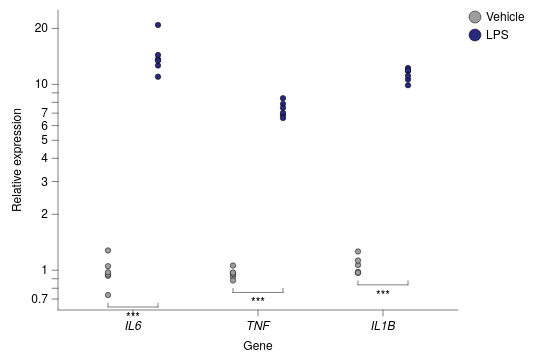

Write the Vega-Lite specification saved for this chart.
### Vega-Lite specification from a JSON file in a GitHub repository (floating-point values rounded to 4 significant figures)
{"background": null, "config": {"arc": {"fill": "#DBDBDB", "fillOpacity": 1.0, "innerRadius": 37.5, "padAngle": 0.03, "stroke": "black", "strokeOpacity": 1, "strokeWidth": 0.25}, "area": {"fill": "#DBDBDB", "fillOpacity": 1.0, "stroke": "black", "strokeOpacity": 1, "strokeWidth": 0.25}, "axis": {"domain": true, "domainCap": "round", "domainColor": "black", "domainWidth": 0.25, "grid": false, "gridCap": "round", "gridColor": "#F1F1F1", "gridDash": [0, 0], "gridOpacity": 1.0, "gridWidth": 0.25, "labelColor": "black", "labelFont": "Helvetica Neue, HelveticaNeue, Helvetica, Arial, sans-serif", "labelFontSize": 6, "labelFontStyle": "normal", "labelFontWeight": 400, "offset": 0, "ticks": true, "tickCap": "round", "tickColor": "black", "tickRound": false, "tickSize": 3.0, "tickWidth": 0.25, "titleColor": "black", "titleFont": "Helvetica Neue, HelveticaNeue, Helvetica, Arial, sans-serif", "titleFontSize": 6, "titleFontStyle": "normal", "titleFontWeight": 400}, "axisX": {"domain": true, "labelAlign": "center", "labelAngle": 0, "labels": true, "ticks": true, "translate": 0}, "axisY": {"domain": true, "labelAlign": "right", "labelAngle": 0, "labels": true, "ticks": true, "translate": 0}, "axisRight": {"domain": true, "labelAlign": "left", "labelAngle": 0, "labels": true, "ticks": true, "translate": 0}, "axisTop": {"domain": true, "labelAlign": "center", "labelAngle": 0, "labels": true, "ticks": true, "translate": 0}, "axisBand": {"tickOffset": 0}, "bar": {"fill": "#DBDBDB", "fillOpacity": 1.0, "stroke": "black", "strokeOpacity": 1, "strokeWidth": 0.25}, "boxplot": {"size": 13.5, "ticks": {"cornerRadius": 0.25, "fill": "black", "opacity": 1, "size": 6.75, "thickness": 0.25}, "box": {"fillOpacity": 1.0, "stroke": "black", "strokeOpacity": 1, "strokeWidth": 0.25}, "median": {"cornerRadius": 0, "fill": "black", "fillOpacity": 1.0, "opacity": 1, "size": 13.5, "thickness": 0.25}, "rule": {"fill": "black", "fillOpacity": 1.0, "size": 15.0, "stroke": "black", "strokeDash": [0, 0], "strokeOpacity": 1, "strokeWidth": 0.25}, "outliers": {"color": "black", "fill": "black", "fillOpacity": 1.0, "size": 0, "stroke": "black", "strokeOpacity": 1, "strokeWidth": 0.25}}, "circle": {"fill": "black", "fillOpacity": 1.0, "size": 1.875, "stroke": null, "strokeOpacity": 1, "strokeWidth": 0.25}, "errorband": {"band": {"fillOpacity": 0.6, "stroke": null, "strokeWidth": 0.25, "strokeOpacity": 1}, "borders": {"opacity": 0, "strokeOpacity": 1, "strokeWidth": 0.25}}, "errorbar": {"opacity": 1, "rule": {"strokeDash": [0, 0], "strokeWidth": 0.25}, "ticks": {"color": "black", "cornerRadius": 0.125, "opacity": 1, "size": 9.0, "thickness": 0.25}, "thickness": 0.25}, "font": "Helvetica Neue, HelveticaNeue, Helvetica, Arial, sans-serif", "geoshape": {"fill": "#DBDBDB", "fillOpacity": 1.0, "stroke": "black", "strokeOpacity": 1, "strokeWidth": 0.25}, "header": {"labelColor": "black", "labelFont": "Helvetica Neue, HelveticaNeue, Helvetica, Arial, sans-serif", "labelFontSize": 6, "labelFontStyle": "normal", "labelFontWeight": 400, "titleColor": "black", "titleFont": "Helvetica Neue, HelveticaNeue, Helvetica, Arial, sans-serif", "titleFontSize": 6, "titleFontStyle": "normal", "titleFontWeight": 400, "titlePadding": 0}, "legend": {"disable": false, "offset": 4.5, "titlePadding": 4, "labelOffset": 2, "gradientLabelOffset": 2, "columnPadding": 4, "rowPadding": 2, "gradientThickness": 5, "gradientOpacity": 1.0, "gradientStrokeColor": "black", "gradientStrokeWidth": 0.25, "labelColor": "black", "labelFont": "Helvetica Neue, HelveticaNeue, Helvetica, Arial, sans-serif", "labelFontSize": 6, "labelFontStyle": "normal", "labelFontWeight": 400, "strokeColor": "black", "strokeWidth": 0, "symbolSize": 36, "symbolStrokeColor": "black", "symbolStrokeWidth": 0.25, "titleColor": "black", "titleFont": "Helvetica Neue, HelveticaNeue, Helvetica, Arial, sans-serif", "titleFontSize": 6, "titleFontStyle": "normal", "titleFontWeight": 400}, "line": {"color": "black", "stroke": "black", "strokeCap": "butt", "strokeDash": [0, 0], "strokeOpacity": 1, "strokeWidth": 0.5}, "point": {"filled": true, "fill": "#DBDBDB", "fillOpacity": 1.0, "size": 7.5, "stroke": "black", "strokeOpacity": 1, "strokeWidth": 0.25}, "range": {"category": ["#9D9D9D", "#28287D", "#004225", "#47266F", "#00605D", "#DBDBDB", "#7983C1", "#6E927B", "#937FB4", "#699A97"], "diverging": {"scheme": ["#4F4265", "#6A5C82", "#85789D", "#A196B7", "#BDB5CE", "#D8D6DD", "#F6F6F6", "#CED8D7", "#9DBFBD", "#75A3A0", "#518683", "#326967", "#164D4B"]}, "heatmap": {"scheme": ["#440154", "#472270", "#433E82", "#38598C", "#2C728E", "#238A8D", "#24A086", "#39B578", "#5DC862", "#96D646", "#CAE02D", "#FDE724"]}, "ordinal": {"scheme": ["#F1F1F1", "#DBDBDB", "#C6C6C6", "#B2B2B2", "#9D9D9D", "#898989", "#767676", "#636363", "#515151", "#404040", "#2F2F2F", "#1F1F1F"]}, "ramp": {"scheme": ["#440154", "#472270", "#433E82", "#38598C", "#2C728E", "#238A8D", "#24A086", "#39B578", "#5DC862", "#96D646", "#CAE02D", "#FDE724"]}}, "rule": {"color": "black", "stroke": "black", "strokeCap": "round", "strokeDash": [2, 2], "strokeOpacity": 1, "strokeWidth": 0.25}, "scale": {"barBandPaddingInner": 0.1, "rectBandPaddingInner": 0, "tickBandPaddingInner": 0.1, "bandPaddingOuter": 0.1, "bandWithNestedOffsetPaddingInner": 0.2, "bandWithNestedOffsetPaddingOuter": 0.2, "offsetBandPaddingInner": 0, "offsetBandPaddingOuter": 0, "continuousPadding": 7.5, "round": false}, "rect": {"fill": "#DBDBDB", "fillOpacity": 1.0, "stroke": "black", "strokeOpacity": 1, "strokeWidth": 0.25}, "square": {"fill": "#DBDBDB", "fillOpacity": 1.0, "size": 15.0, "stroke": "black", "strokeOpacity": 1, "strokeWidth": 0.25}, "text": {"color": "black", "font": "Helvetica Neue, HelveticaNeue, Helvetica, Arial, sans-serif", "fontSize": 6, "fontStyle": "normal", "fontWeight": 400}, "tick": {"color": "black", "cornerRadius": 0.125, "opacity": 1.0, "size": 13.5, "thickness": 0.25}, "title": {"anchor": "middle", "frame": "group", "color": "black", "font": "Helvetica Neue, HelveticaNeue, Helvetica, Arial, sans-serif", "fontSize": 6, "fontStyle": "normal", "fontWeight": 400, "subtitleColor": "black", "subtitleFont": "Helvetica Neue, HelveticaNeue, Helvetica, Arial, sans-serif", "subtitleFontSize": 6, "subtitleFontStyle": "normal", "subtitleFontWeight": 400}, "trail": {"color": "black", "opacity": 1, "size": 0.5}, "view": {"continuousWidth": 200, "continuousHeight": 150, "discreteWidth": 200, "discreteHeight": 150, "fill": null, "stroke": null, "strokeWidth": 0.25}}, "layer": [{"data": {"name": "data-7edccd6c12a20bd22860bef3c4851d46"}, "mark": {"type": "point", "filled": true}, "encoding": {"color": {"field": "condition", "sort": ["Vehicle", "LPS"], "title": null, "type": "nominal"}, "x": {"axis": {"labelFontStyle": "italic"}, "field": "gene", "sort": ["IL6", "TNF", "IL1B"], "title": "Gene", "type": "nominal"}, "xOffset": {"field": "condition", "sort": ["Vehicle", "LPS"], "type": "nominal"}, "y": {"field": "expr", "scale": {"type": "log", "nice": false}, "title": "Relative expression", "type": "quantitative"}}}, {"layer": [{"layer": [{"data": {"values": [{"gene": "IL6", "condition": "Vehicle", "__y": 0.7359, "__dysonsphere__": 1}, {"gene": "IL6", "condition": "LPS", "__y": 0.7359, "__dysonsphere__": 1}]}, "mark": {"type": "line", "strokeCap": "round", "strokeDash": [0, 0], "strokeWidth": 0.25, "yOffset": 6.0}, "encoding": {"x": {"field": "gene", "sort": ["IL6", "TNF", "IL1B"], "type": "nominal"}, "xOffset": {"field": "condition", "sort": ["Vehicle", "LPS"], "type": "nominal"}, "y": {"field": "__y", "type": "quantitative", "scale": {"nice": false}}}}, {"data": {"values": [{"gene": "IL6", "condition": "Vehicle", "__y": 0.7359, "__y2": 0.7359, "__dysonsphere__": 1}]}, "mark": {"type": "rule", "strokeCap": "round", "strokeDash": [0, 0], "strokeWidth": 0.25, "y2Offset": 4.0, "yOffset": 6.0}, "encoding": {"x": {"field": "gene", "sort": ["IL6", "TNF", "IL1B"], "type": "nominal"}, "xOffset": {"field": "condition", "sort": ["Vehicle", "LPS"], "type": "nominal"}, "y": {"field": "__y", "type": "quantitative", "scale": {"nice": false}}, "y2": {"field": "__y2"}}}, {"data": {"values": [{"gene": "IL6", "condition": "LPS", "__y": 0.7359, "__y2": 0.7359, "__dysonsphere__": 1}]}, "mark": {"type": "rule", "strokeCap": "round", "strokeDash": [0, 0], "strokeWidth": 0.25, "y2Offset": 4.0, "yOffset": 6.0}, "encoding": {"x": {"field": "gene", "sort": ["IL6", "TNF", "IL1B"], "type": "nominal"}, "xOffset": {"field": "condition", "sort": ["Vehicle", "LPS"], "type": "nominal"}, "y": {"field": "__y", "type": "quantitative", "scale": {"nice": false}}, "y2": {"field": "__y2"}}}, {"data": {"values": [{"__y": 0.7359, "__label": "***", "__dysonsphere__": 1}]}, "mark": {"type": "text", "align": "center", "baseline": "top", "dy": 8.0, "fontSize": 6}, "encoding": {"text": {"field": "__label", "type": "nominal"}, "x": {"value": 37.5}, "y": {"field": "__y", "type": "quantitative", "scale": {"nice": false}}}}]}, {"layer": [{"data": {"values": [{"gene": "TNF", "condition": "Vehicle", "__y": 0.8811, "__dysonsphere__": 1}, {"gene": "TNF", "condition": "LPS", "__y": 0.8811, "__dysonsphere__": 1}]}, "mark": {"type": "line", "strokeCap": "round", "strokeDash": [0, 0], "strokeWidth": 0.25, "yOffset": 6.0}, "encoding": {"x": {"field": "gene", "sort": ["IL6", "TNF", "IL1B"], "type": "nominal"}, "xOffset": {"field": "condition", "sort": ["Vehicle", "LPS"], "type": "nominal"}, "y": {"field": "__y", "type": "quantitative", "scale": {"nice": false}}}}, {"data": {"values": [{"gene": "TNF", "condition": "Vehicle", "__y": 0.8811, "__y2": 0.8811, "__dysonsphere__": 1}]}, "mark": {"type": "rule", "strokeCap": "round", "strokeDash": [0, 0], "strokeWidth": 0.25, "y2Offset": 4.0, "yOffset": 6.0}, "encoding": {"x": {"field": "gene", "sort": ["IL6", "TNF", "IL1B"], "type": "nominal"}, "xOffset": {"field": "condition", "sort": ["Vehicle", "LPS"], "type": "nominal"}, "y": {"field": "__y", "type": "quantitative", "scale": {"nice": false}}, "y2": {"field": "__y2"}}}, {"data": {"values": [{"gene": "TNF", "condition": "LPS", "__y": 0.8811, "__y2": 0.8811, "__dysonsphere__": 1}]}, "mark": {"type": "rule", "strokeCap": "round", "strokeDash": [0, 0], "strokeWidth": 0.25, "y2Offset": 4.0, "yOffset": 6.0}, "encoding": {"x": {"field": "gene", "sort": ["IL6", "TNF", "IL1B"], "type": "nominal"}, "xOffset": {"field": "condition", "sort": ["Vehicle", "LPS"], "type": "nominal"}, "y": {"field": "__y", "type": "quantitative", "scale": {"nice": false}}, "y2": {"field": "__y2"}}}, {"data": {"values": [{"__y": 0.8811, "__label": "***", "__dysonsphere__": 1}]}, "mark": {"type": "text", "align": "center", "baseline": "top", "dy": 8.0, "fontSize": 6}, "encoding": {"text": {"field": "__label", "type": "nominal"}, "x": {"value": 100.0}, "y": {"field": "__y", "type": "quantitative", "scale": {"nice": false}}}}]}, {"layer": [{"data": {"values": [{"gene": "IL1B", "condition": "Vehicle", "__y": 0.9682, "__dysonsphere__": 1}, {"gene": "IL1B", "condition": "LPS", "__y": 0.9682, "__dysonsphere__": 1}]}, "mark": {"type": "line", "strokeCap": "round", "strokeDash": [0, 0], "strokeWidth": 0.25, "yOffset": 6.0}, "encoding": {"x": {"field": "gene", "sort": ["IL6", "TNF", "IL1B"], "type": "nominal"}, "xOffset": {"field": "condition", "sort": ["Vehicle", "LPS"], "type": "nominal"}, "y": {"field": "__y", "type": "quantitative", "scale": {"nice": false}}}}, {"data": {"values": [{"gene": "IL1B", "condition": "Vehicle", "__y": 0.9682, "__y2": 0.9682, "__dysonsphere__": 1}]}, "mark": {"type": "rule", "strokeCap": "round", "strokeDash": [0, 0], "strokeWidth": 0.25, "y2Offset": 4.0, "yOffset": 6.0}, "encoding": {"x": {"field": "gene", "sort": ["IL6", "TNF", "IL1B"], "type": "nominal"}, "xOffset": {"field": "condition", "sort": ["Vehicle", "LPS"], "type": "nominal"}, "y": {"field": "__y", "type": "quantitative", "scale": {"nice": false}}, "y2": {"field": "__y2"}}}, {"data": {"values": [{"gene": "IL1B", "condition": "LPS", "__y": 0.9682, "__y2": 0.9682, "__dysonsphere__": 1}]}, "mark": {"type": "rule", "strokeCap": "round", "strokeDash": [0, 0], "strokeWidth": 0.25, "y2Offset": 4.0, "yOffset": 6.0}, "encoding": {"x": {"field": "gene", "sort": ["IL6", "TNF", "IL1B"], "type": "nominal"}, "xOffset": {"field": "condition", "sort": ["Vehicle", "LPS"], "type": "nominal"}, "y": {"field": "__y", "type": "quantitative", "scale": {"nice": false}}, "y2": {"field": "__y2"}}}, {"data": {"values": [{"__y": 0.9682, "__label": "***", "__dysonsphere__": 1}]}, "mark": {"type": "text", "align": "center", "baseline": "top", "dy": 8.0, "fontSize": 6}, "encoding": {"text": {"field": "__label", "type": "nominal"}, "x": {"value": 162.5}, "y": {"field": "__y", "type": "quantitative", "scale": {"nice": false}}}}]}], "name": "__dysonsphere_97d91577472e7631_23"}], "$schema": "https://vega.github.io/schema/vega-lite/v6.4.1.json", "datasets": {"data-7edccd6c12a20bd22860bef3c4851d46": [{"gene": "IL6", "condition": "Vehicle", "expr": 1.278}, {"gene": "IL6", "condition": "Vehicle", "expr": 0.7359}, {"gene": "IL6", "condition": "Vehicle", "expr": 1.051}, {"gene": "IL6", "condition": "Vehicle", "expr": 0.9341}, {"gene": "IL6", "condition": "Vehicle", "expr": 0.9471}, {"gene": "IL6", "condition": "Vehicle", "expr": 0.9745}, {"gene": "IL6", "condition": "LPS", "expr": 10.99}, {"gene": "IL6", "condition": "LPS", "expr": 13.62}, {"gene": "IL6", "condition": "LPS", "expr": 12.62}, {"gene": "IL6", "condition": "LPS", "expr": 20.86}, {"gene": "IL6", "condition": "LPS", "expr": 14.38}, {"gene": "IL6", "condition": "LPS", "expr": 13.42}, {"gene": "TNF", "condition": "Vehicle", "expr": 0.9668}, {"gene": "TNF", "condition": "Vehicle", "expr": 0.923}, {"gene": "TNF", "condition": "Vehicle", "expr": 0.8811}, {"gene": "TNF", "condition": "Vehicle", "expr": 0.9542}, {"gene": "TNF", "condition": "Vehicle", "expr": 1.06}, {"gene": "TNF", "condition": "Vehicle", "expr": 0.9718}, {"gene": "TNF", "condition": "LPS", "expr": 7.853}, {"gene": "TNF", "condition": "LPS", "expr": 6.834}, {"gene": "TNF", "condition": "LPS", "expr": 7.02}, {"gene": "TNF", "condition": "LPS", "expr": 8.427}, {"gene": "TNF", "condition": "LPS", "expr": 7.473}, {"gene": "TNF", "condition": "LPS", "expr": 6.588}, {"gene": "IL1B", "condition": "Vehicle", "expr": 0.9783}, {"gene": "IL1B", "condition": "Vehicle", "expr": 1.067}, {"gene": "IL1B", "condition": "Vehicle", "expr": 1.261}, {"gene": "IL1B", "condition": "Vehicle", "expr": 0.9682}, {"gene": "IL1B", "condition": "Vehicle", "expr": 0.9712}, {"gene": "IL1B", "condition": "Vehicle", "expr": 1.128}, {"gene": "IL1B", "condition": "LPS", "expr": 9.89}, {"gene": "IL1B", "condition": "LPS", "expr": 10.62}, {"gene": "IL1B", "condition": "LPS", "expr": 12.23}, {"gene": "IL1B", "condition": "LPS", "expr": 11.79}, {"gene": "IL1B", "condition": "LPS", "expr": 11.12}, {"gene": "IL1B", "condition": "LPS", "expr": 11.92}]}}
